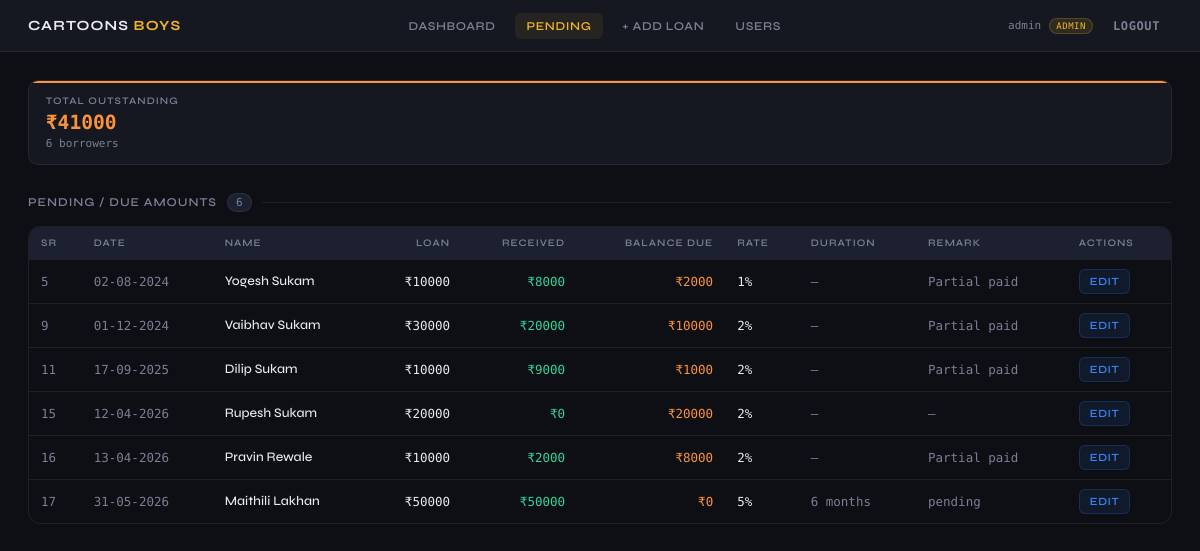
/pending/ (signed in), run on an earlier commit of the app's database.
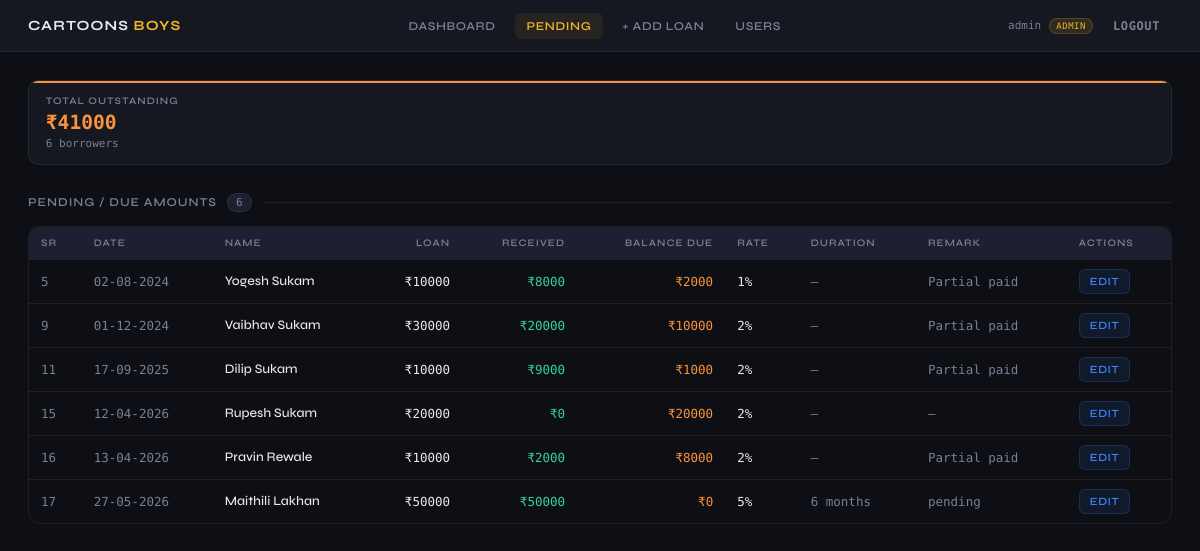
And on a later commit of the database.
### loans/models.py (models this page shows, shortened)
class LoanRecord(models.Model):
    STATUS_CHOICES = [
        ('paid', 'Paid'),
        ('pending', 'Pending'),
        ('emergency', 'Emergency'),
    ]
    sr = models.PositiveIntegerField(unique=True, verbose_name="Sr No.")
    date = models.DateField(verbose_name="Date")
    name = models.CharField(max_length=100, verbose_name="Name")
    loan_amount = models.DecimalField(max_digits=12, decimal_places=2, default=0, verbose_name="Loan Amount (₹)")
    interest = models.DecimalField(max_digits=12, decimal_places=2, default=0, verbose_name="Interest (₹)")
    interest_rate = models.CharField(max_length=10, default='0%', verbose_name="Interest Rate")
    duration = models.CharField(max_length=50, blank=True, null=True, verbose_name="Duration")
    final_amount = models.DecimalField(max_digits=12, decimal_places=2, default=0, verbose_name="Final Amount (₹)")
    paid_date = models.DateField(blank=True, null=True, verbose_name="Paid Date")
    status = models.CharField(max_length=20, choices=STATUS_CHOICES, default='pending', verbose_name="Status")
    balance = models.DecimalField(max_digits=12, decimal_places=2, default=0, verbose_name="Balance Due (₹)")
    remark = models.CharField(max_length=200, blank=True, default='', verbose_name="Remark")
    created_by = models.ForeignKey(User, on_delete=models.SET_NULL, null=True, related_name='created_loans')
    updated_at = models.DateTimeField(auto_now=True)
    created_at = models.DateTimeField(auto_now_add=True)
    class Meta:
        ordering = ['sr']
        verbose_name = "Loan Record"
        verbose_name_plural = "Loan Records"
    @property
    def received_amount(self):
        return self.loan_amount - self.balance

### loans/views.py (the view)
# urls.py: path('pending/', views.pending_summary, name='pending_summary'),
@login_required
def pending_summary(request):
    pending = LoanRecord.objects.filter(status='pending').order_by('sr')
    total_pending = pending.aggregate(total=Sum('balance'))['total'] or 0
    return render(request, 'loans/pending.html', {'pending': pending, 'total_pending': total_pending})

### loans/templates/loans/pending.html (shortened to what this page needs)
{% extends 'loans/base.html' %}
{% block content %}
<div class="metrics">
  <div class="metric orange"><div class="metric-label">Total Outstanding</div><div class="metric-value orange">₹{{ total_pending|floatformat:0 }}</div><div class="metric-sub">{{ pending|length }} borrowers</div></div>
</div>
<div class="section-head"><h2>Pending / Due Amounts</h2><span class="count-pill">{{ pending|length }}</span></div>
<div class="tbl-wrap">
<table>
  <thead>
    <tr>
      <th>Sr</th><th>Date</th><th>Name</th>
      <th style="text-align:right">Loan</th>
      <th style="text-align:right">Received</th>
      <th style="text-align:right">Balance Due</th>
      <th>Rate</th><th>Duration</th><th>Remark</th>
      {% if user.is_staff %}<th>Actions</th>{% endif %}
    </tr>
  </thead>
  <tbody>
  {% for loan in pending %}
    <tr>
      <td class="muted">{{ loan.sr }}</td>
      <td class="muted">{{ loan.date|date:"d-m-Y" }}</td>
      <td class="name-cell">{{ loan.name }}</td>
      <td class="amt">₹{{ loan.loan_amount|floatformat:0 }}</td>
      <td class="amt" style="color:var(--green)">₹{{ loan.received_amount|floatformat:0 }}</td>
      <td class="amt bal-due">₹{{ loan.balance|floatformat:0 }}</td>
      <td>{{ loan.interest_rate }}</td>
      <td class="muted">{{ loan.duration|default:"—" }}</td>
      <td class="muted">{{ loan.remark|default:"—" }}</td>
      {% if user.is_staff %}<td><a href="{% url 'edit_loan' loan.pk %}" class="btn btn-sm btn-edit">Edit</a></td>{% endif %}
    </tr>
  {% empty %}
    <tr><td colspan="10" style="text-align:center;padding:2.5rem;color:var(--green)">✓ No pending amounts! All loans cleared.</td></tr>
  {% endfor %}
  </tbody>
</table>
</div>
{% endblock %}

What changed in the data, as far as the page shows it:
changed LoanRecord "Maithili Lakhan": date "31-05-2026" → "27-05-2026"
